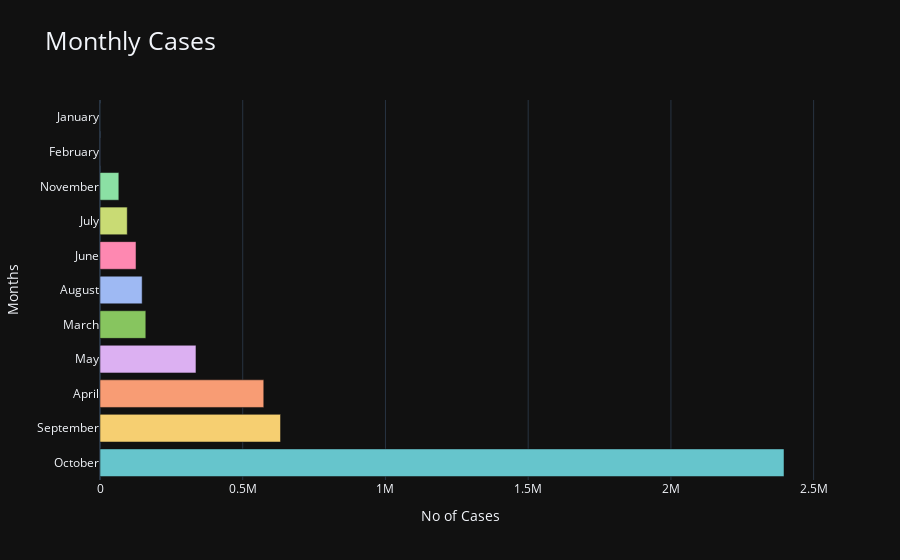

Notebook source saved alongside this figure:
### Code cell
palette = colors.qualitative.Pastel

fig = go.Figure(data=go.Bar(y=monthly_group['Month'], x=monthly_group['Total_cases'], orientation='h',marker=dict(color=palette)))

fig.update_layout(
    template="plotly_dark",
    title="Monthly Cases",
    xaxis_title="No of Cases",
    yaxis_title="Months",
    title_font_size=25,

)

fig.show()

### Figure 1 — Plotly figure (JSON) as saved in the notebook; plotly's stock layout.template omitted (floating-point values rounded to 4 significant figures)
{"data": [{"marker": {"color": ["rgb(102, 197, 204)", "rgb(246, 207, 113)", "rgb(248, 156, 116)", "rgb(220, 176, 242)", "rgb(135, 197, 95)", "rgb(158, 185, 243)", "rgb(254, 136, 177)", "rgb(201, 219, 116)", "rgb(139, 224, 164)", "rgb(180, 151, 231)", "rgb(179, 179, 179)"]}, "orientation": "h", "type": "bar", "x": [2396165, 632443, 573742, 336183, 160503, 147646, 126169, 95476, 65991, 277, 7], "y": ["October", "September", "April", "May", "March", "August", "June", "July", "November", "February", "January"]}], "layout": {"title": {"font": {"size": 25}, "text": "Monthly Cases"}, "xaxis": {"title": {"text": "No of Cases"}}, "yaxis": {"title": {"text": "Months"}}}}
